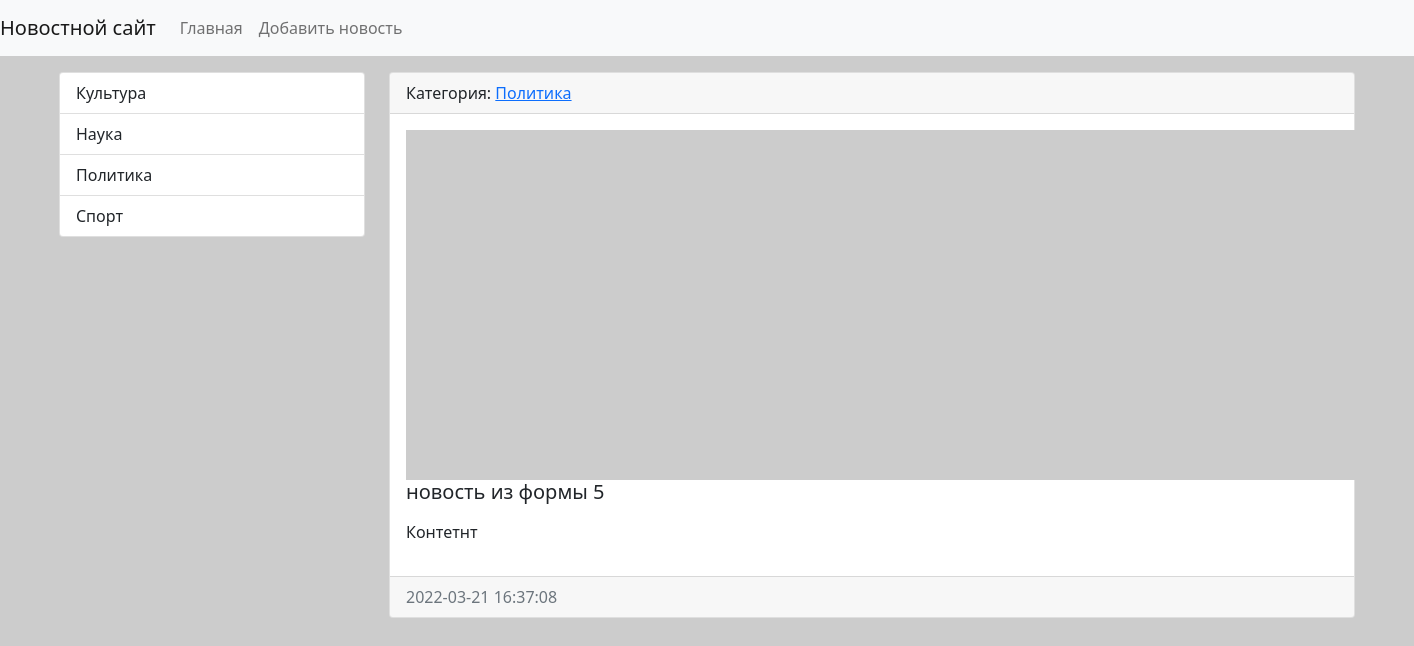
Screenshot of /news/10/ with the database file from the repository.
### news/models.py (models this page shows, shortened)
class Category(models.Model):
    title = models.CharField(max_length=150, db_index=True, verbose_name='Наименование категории')
    def get_absolute_url(self):
        return reverse('category', kwargs={"category_id": self.pk})
    def __str__(self):
        return self.title
    class Meta:
        verbose_name = 'Категория'
        verbose_name_plural = 'Категории'
        ordering = ['title']

class News(models.Model):
    title = models.CharField(max_length=150, verbose_name='Наименование')
    content = models.TextField(blank=True, verbose_name='Контент')
    created_at = models.DateTimeField(auto_now_add=True, verbose_name='Дата публикации')
    updated_at = models.DateTimeField(auto_now=True, verbose_name='Обновлено')
    photo = models.ImageField(upload_to='photos/%Y/%m/%d/', verbose_name='Фото', blank=True)
    is_published = models.BooleanField(default=True, verbose_name='Опубликовано')
    category = models.ForeignKey('Category', on_delete=models.PROTECT, verbose_name='Категория')
    class Meta:
        verbose_name = 'Новость'
        verbose_name_plural = 'Новости'
        ordering = ['-created_at']

### news/views.py (the view)
# urls.py: path('news/<int:news_id>/', view_news, name='view_news'),
def view_news(request, news_id):
    news_item = get_object_or_404(News, pk=news_id)
    return render(request, 'news/view_news.html', {"news_item": news_item})

### news/templatetags/news_tags.py (called while the page is built)
@register.inclusion_tag('news/list_categories.html')
def show_categories(arg1='Hello', arg2='world'):
    categories = Category.objects.all()
    return {"categories": categories, "arg1": arg1, "arg2": arg2}

### news/templates/news/view_news.html (shortened to what this page needs)
{% extends 'base.html' %}
{% block sidebar %}
{% include 'inc/_sidebar.html' %}
{% endblock %}
{% block content %}
<div class="card mb-3">
    <div class="card-header">
        Категория: <a href="{{ news_item.category.get_absolute_url}}">{{ news_item.category }}</a>
    </div>
    <div class="card-body">
        <div class="media">
            {% if item.photo %}
            <img src="{{ news_item.photo.url }}" alt="" width="350" class="mr-3">
            {% else %}
            <img src="https://picsum.photos/id/1060/350/235/?blur=2" alt="" class="mr-3">
            {% endif %}
            <div class="media-body">
                <h5 class="card-title">{{ news_item.title }}</h5>
                <p class="card-text">{{ news_item.content|safe|linebreaks}}</p>
            </div>
        </div>
    </div>
    <div class="card-footer text-muted">
        {{ news_item.created_at|date:"Y-m-d H:i:s" }}
    </div>
</div>
{% endblock %}

### news/templates/news/list_categories.html
<div class="list-group">
    {% for item in categories %}
    <a href="{{ item.get_absolute_url}}" class="list-group-item list-group-item-action">{{ item.title }}</a>
    {% endfor %}
</div>

### mysite/static/css/style.css (style rules this page uses)
body { background-color: #ccc; }

### rows the page displays
Category: title "Культура"
Category: title "Наука"
Category: title "Политика"
Category: title "Спорт"
News: category "Политика", title "новость из формы 5", content "Контетнт", created_at "2022-03-21 16:37:08"
